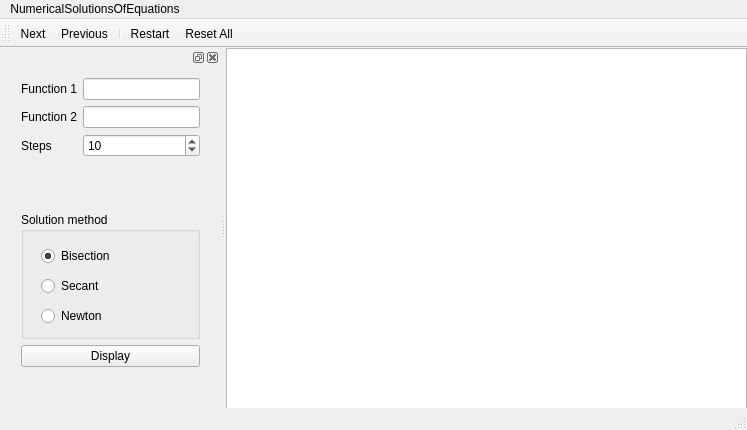
<?xml version="1.0" encoding="UTF-8"?>
<ui version="4.0">
 <class>MainWindow</class>
 <widget class="QMainWindow" name="MainWindow">
  <property name="geometry">
   <rect>
    <x>0</x>
    <y>0</y>
    <width>747</width>
    <height>430</height>
   </rect>
  </property>
  <property name="windowTitle">
   <string>MainWindow</string>
  </property>
  <widget class="QWidget" name="centralWidget">
   <widget class="QChartView" name="chartView">
    <property name="geometry">
     <rect>
      <x>0</x>
      <y>0</y>
      <width>521</width>
      <height>361</height>
     </rect>
    </property>
    <property name="sizePolicy">
     <sizepolicy hsizetype="Expanding" vsizetype="Expanding">
      <horstretch>0</horstretch>
      <verstretch>0</verstretch>
     </sizepolicy>
    </property>
    <property name="minimumSize">
     <size>
      <width>200</width>
      <height>200</height>
     </size>
    </property>
   </widget>
  </widget>
  <widget class="QMenuBar" name="menuBar">
   <property name="geometry">
    <rect>
     <x>0</x>
     <y>0</y>
     <width>747</width>
     <height>21</height>
    </rect>
   </property>
   <widget class="QMenu" name="menuNumericalSolutionsOfEquations">
    <property name="title">
     <string>NumericalSolutionsOfEquations</string>
    </property>
    <addaction name="actionAbout"/>
    <addaction name="separator"/>
    <addaction name="actionExit"/>
   </widget>
   <addaction name="menuNumericalSolutionsOfEquations"/>
  </widget>
  <widget class="QToolBar" name="mainToolBar">
   <attribute name="toolBarArea">
    <enum>TopToolBarArea</enum>
   </attribute>
   <attribute name="toolBarBreak">
    <bool>false</bool>
   </attribute>
   <addaction name="actionNext"/>
   <addaction name="actionPrevious"/>
   <addaction name="separator"/>
   <addaction name="actionRestart"/>
   <addaction name="actionReset"/>
  </widget>
  <widget class="QStatusBar" name="statusBar"/>
  <widget class="QDockWidget" name="dockWidget">
   <property name="sizePolicy">
    <sizepolicy hsizetype="Fixed" vsizetype="Fixed">
     <horstretch>0</horstretch>
     <verstretch>0</verstretch>
    </sizepolicy>
   </property>
   <property name="minimumSize">
    <size>
     <width>220</width>
     <height>100</height>
    </size>
   </property>
   <attribute name="dockWidgetArea">
    <number>1</number>
   </attribute>
   <widget class="QWidget" name="dockWidgetContent">
    <widget class="QWidget" name="verticalLayoutWidget">
     <property name="geometry">
      <rect>
       <x>10</x>
       <y>0</y>
       <width>201</width>
       <height>311</height>
      </rect>
     </property>
     <layout class="QVBoxLayout" name="verticalLayout">
      <item>
       <layout class="QFormLayout" name="formLayout">
        <property name="horizontalSpacing">
         <number>6</number>
        </property>
        <item row="0" column="0">
         <widget class="QLabel" name="function1_label">
          <property name="text">
           <string>Function 1</string>
          </property>
         </widget>
        </item>
        <item row="0" column="1">
         <widget class="QLineEdit" name="function1">
          <property name="text">
           <string/>
          </property>
         </widget>
        </item>
        <item row="1" column="0">
         <widget class="QLabel" name="function2_label">
          <property name="text">
           <string>Function 2</string>
          </property>
         </widget>
        </item>
        <item row="1" column="1">
         <widget class="QLineEdit" name="function2">
          <property name="text">
           <string/>
          </property>
         </widget>
        </item>
        <item row="2" column="0">
         <widget class="QLabel" name="label">
          <property name="text">
           <string>Steps</string>
          </property>
         </widget>
        </item>
        <item row="2" column="1">
         <widget class="QSpinBox" name="stepsSB">
          <property name="minimum">
           <number>1</number>
          </property>
          <property name="maximum">
           <number>300</number>
          </property>
          <property name="value">
           <number>10</number>
          </property>
         </widget>
        </item>
       </layout>
      </item>
      <item>
       <widget class="QGroupBox" name="radioButtons">
        <property name="title">
         <string>Solution method</string>
        </property>
        <widget class="QWidget" name="verticalLayoutWidget_2">
         <property name="geometry">
          <rect>
           <x>9</x>
           <y>19</y>
           <width>181</width>
           <height>111</height>
          </rect>
         </property>
         <layout class="QVBoxLayout" name="rdLayout">
          <item>
           <widget class="QRadioButton" name="bisectionRB">
            <property name="text">
             <string>Bisection</string>
            </property>
            <property name="checked">
             <bool>true</bool>
            </property>
           </widget>
          </item>
          <item>
           <widget class="QRadioButton" name="secantRB">
            <property name="text">
             <string>Secant</string>
            </property>
           </widget>
          </item>
          <item>
           <widget class="QRadioButton" name="newtonRB">
            <property name="text">
             <string>Newton</string>
            </property>
           </widget>
          </item>
         </layout>
        </widget>
       </widget>
      </item>
      <item>
       <widget class="QPushButton" name="displayButton">
        <property name="text">
         <string>Display</string>
        </property>
       </widget>
      </item>
     </layout>
    </widget>
   </widget>
  </widget>
  <action name="actionExit">
   <property name="text">
    <string>Exit</string>
   </property>
  </action>
  <action name="actionRestart">
   <property name="text">
    <string>Restart</string>
   </property>
   <property name="toolTip">
    <string>Restart</string>
   </property>
  </action>
  <action name="actionReset">
   <property name="text">
    <string>Reset All</string>
   </property>
   <property name="toolTip">
    <string>Reset All</string>
   </property>
  </action>
  <action name="actionNext">
   <property name="text">
    <string>Next</string>
   </property>
   <property name="shortcut">
    <string>Right</string>
   </property>
  </action>
  <action name="actionPrevious">
   <property name="text">
    <string>Previous</string>
   </property>
   <property name="shortcut">
    <string>Left</string>
   </property>
  </action>
  <action name="actionAbout">
   <property name="text">
    <string>About</string>
   </property>
  </action>
 </widget>
 <layoutdefault spacing="6" margin="11"/>
 <customwidgets>
  <customwidget>
   <class>QChartView</class>
   <extends>QGraphicsView</extends>
   <header>QtCharts</header>
  </customwidget>
 </customwidgets>
 <resources/>
 <connections/>
</ui>
